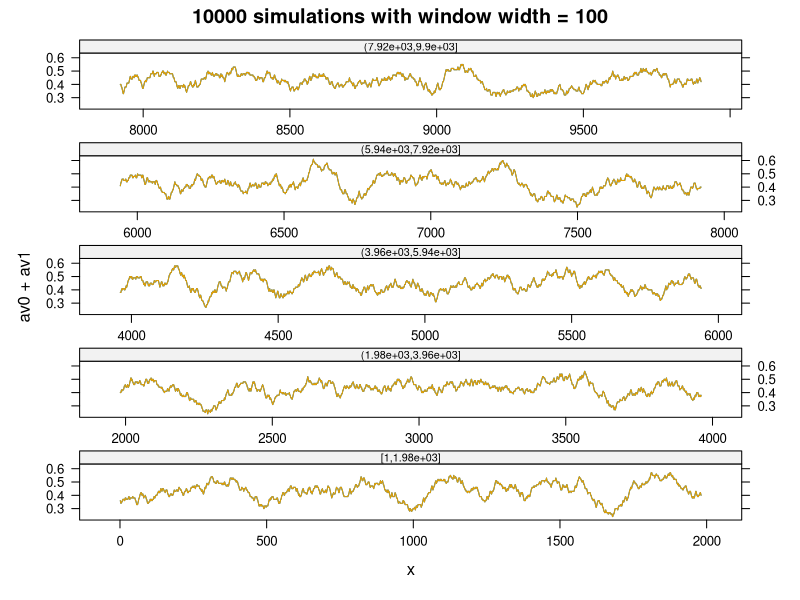
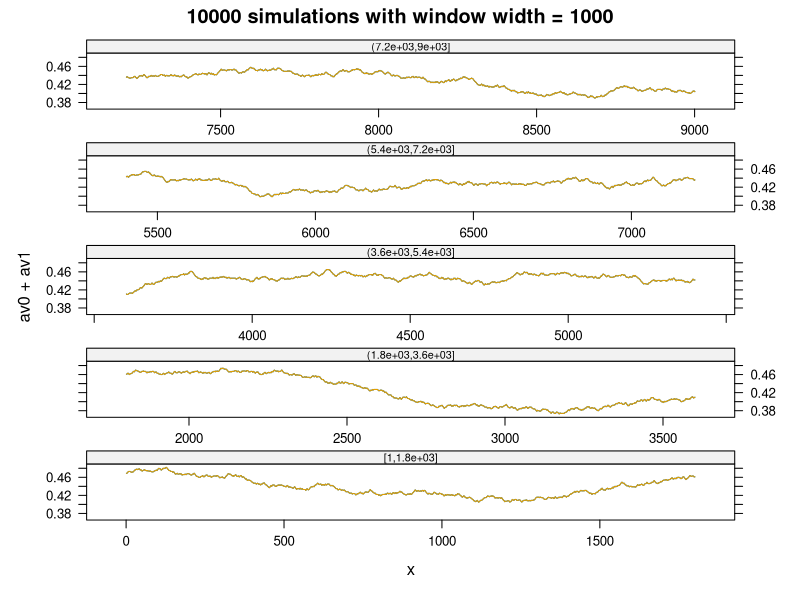
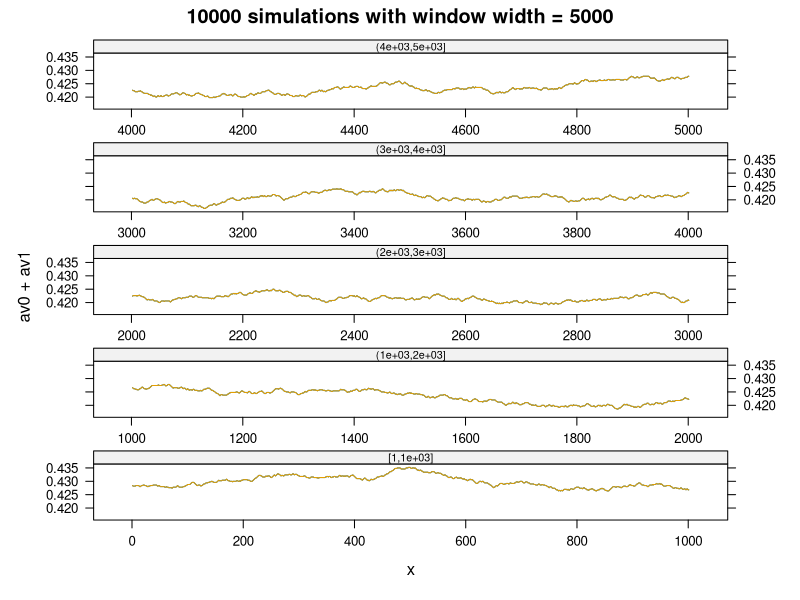
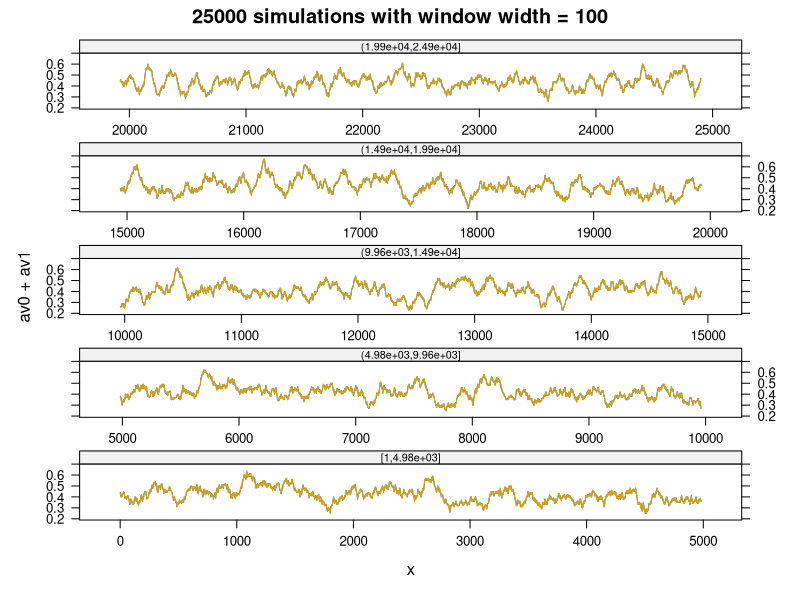
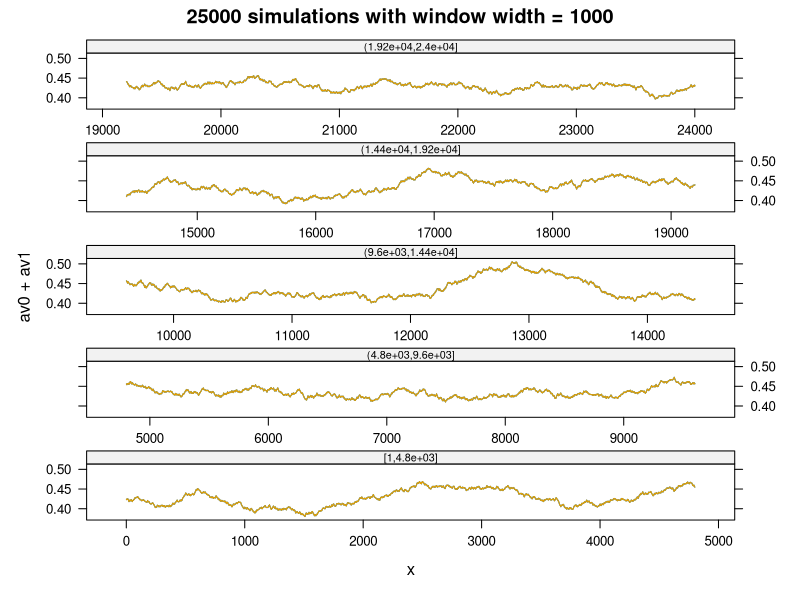
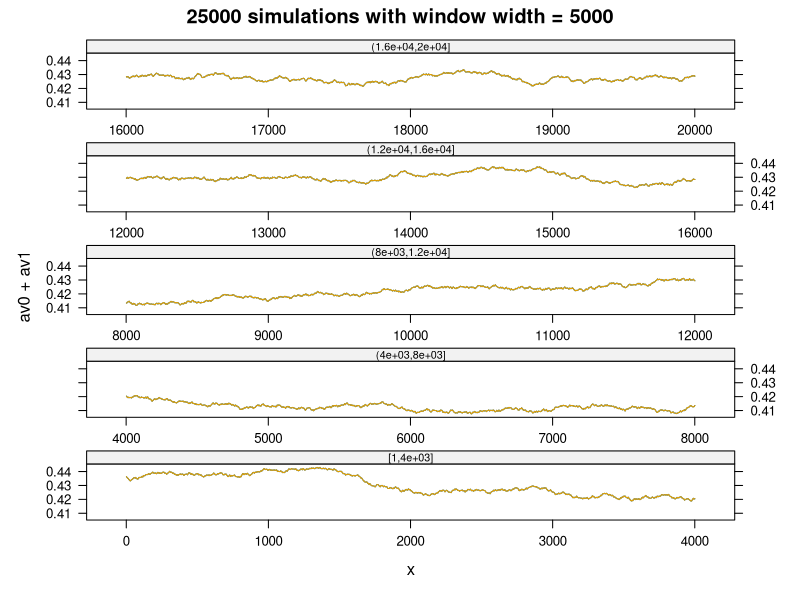
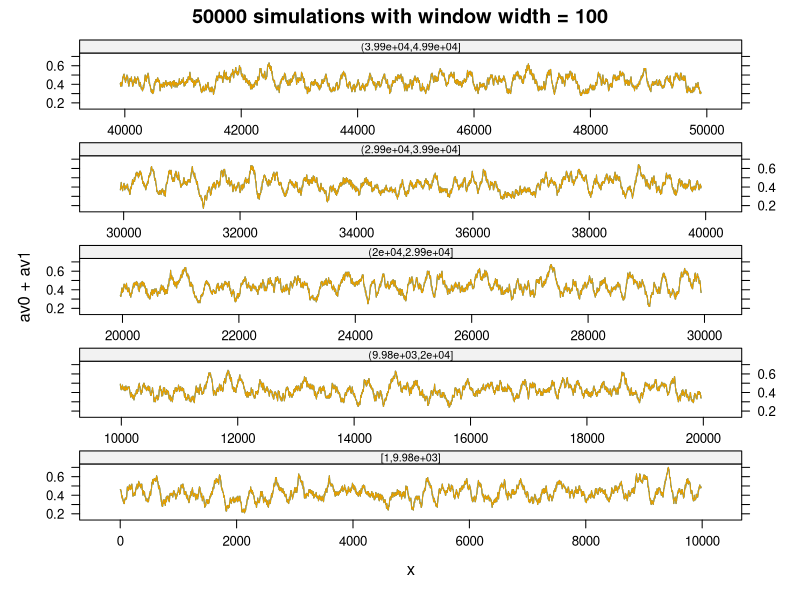
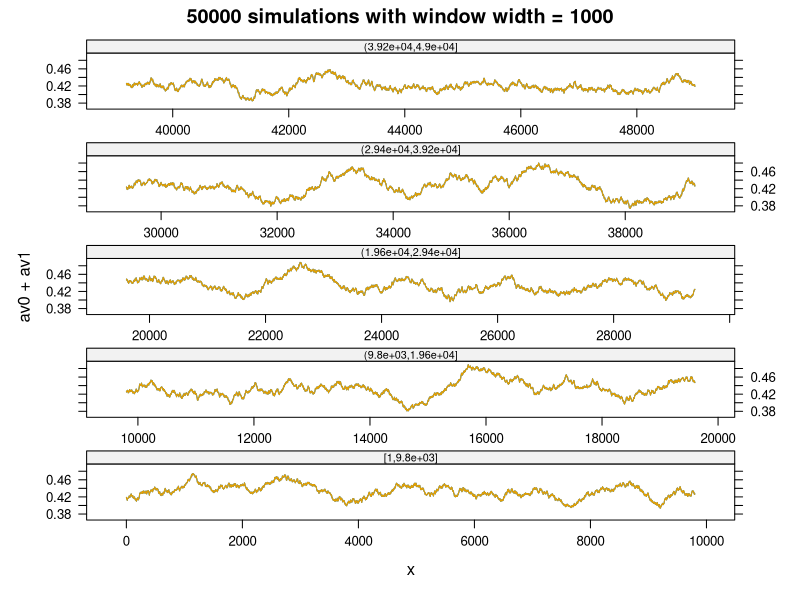

R code for these plots, in order:
## ---- chunk 1
knitr::opts_chunk$set(echo = TRUE)
set.seed(42)
require(RColorBrewer); require(purrr); require(dplyr); 
library(zoo); library(lattice);library(gridExtra); library(grid)
require(ggplot2)
## ---- chunk 2
x <- rpois(7, 78.3)
mean(x); var(x)
## ---- chunk 3
y <- c(87, 53, 72, 90, 78, 85, 83)
c(mean=mean(y), var=var(y))

for (i in 1:10) {
  x <- rpois(7, 78.3)
  print(paste("Mean: ", mean(x), " Var: ", var(x)))
}
## ---- chunk 4
Markov <- function (N=100, initial.value=1, P){
  X <- numeric(N)
  X[1] <- initial.value + 1  # States 0:5; subscripts 1:6
  n <- nrow(P)
  for (i in 2:N){
    X[i] <- sample(1:n, size=1, prob=P[X[i-1], ])
  }
  X-1
}

Pb <- matrix(nrow = 3, ncol = 3, byrow = TRUE, data = c(.6,.2,.2,.2,.4,.4,.4,.3,.3),
             dimnames = list(c("Sun", "Cloud", "Rain"), c("Sun", "Cloud", "Rain")))
chain <- factor(Markov(1000, 0, Pb), labels = c("Sun", "Cloud", "Rain"))
table(chain)/length(chain)
## ---- chunk 5
chain <- factor(Markov(10000, 0, Pb), labels = c("Sun", "Cloud", "Rain"))
table(chain)/length(chain)
## ---- chunk 6
plotmarkov <- function(n=10000, start=0, window=100, transition=Pb, npanels=5, title){
  xc2 <- Markov(n, start, transition)
  mav0 <- rollmean(as.integer(xc2==0), window)
  mav1 <- rollmean(as.integer(xc2==0), window)
  npanel <- cut(1:length(mav0), breaks=seq(from=1, to=length(mav0),
                length=npanels+1), include.lowest=TRUE)
  df <- data.frame(av0=mav0, av1=mav1, x=1:length(mav0), gp=npanel)
  print(xyplot(av0+av1 ~ x | gp, data=df, layout=c(1,npanels),
        type="l", par.strip.text=list(cex=0.65),
        scales=list(x=list(relation="free")),main = title))
}

for(n in c(10000,25000,50000))
  for(ww in c(100,1000,5000)) 
    plotmarkov(n = n, window = ww, title = paste0(n," simulations with window width = ",ww))
## ---- chunk 7
y1 <- rnorm(51)
y <- y1[-1] + y1[-51]
acf(y1)     # acf is  ‘autocorrelation function’# (see Chapter 9)
acf(y)
